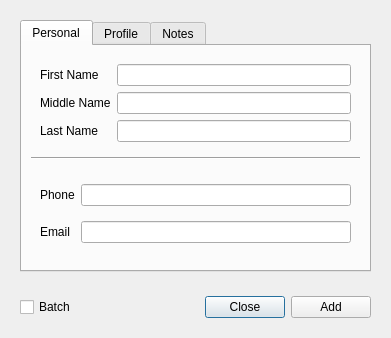
<?xml version="1.0" encoding="UTF-8"?>
<ui version="4.0">
 <class>AddBrotherWindow</class>
 <widget class="QDialog" name="AddBrotherWindow">
  <property name="geometry">
   <rect>
    <x>0</x>
    <y>0</y>
    <width>391</width>
    <height>338</height>
   </rect>
  </property>
  <property name="windowTitle">
   <string>Add Brother</string>
  </property>
  <layout class="QGridLayout" name="gridLayout_2">
   <item row="0" column="0">
    <widget class="QFrame" name="frame_7">
     <property name="frameShape">
      <enum>QFrame::NoFrame</enum>
     </property>
     <property name="frameShadow">
      <enum>QFrame::Plain</enum>
     </property>
     <layout class="QVBoxLayout" name="verticalLayout">
      <item>
       <widget class="QTabWidget" name="tabWidget">
        <property name="currentIndex">
         <number>0</number>
        </property>
        <widget class="QWidget" name="tab">
         <attribute name="title">
          <string>Personal</string>
         </attribute>
         <layout class="QGridLayout" name="gridLayout_3">
          <item row="1" column="0">
           <widget class="Line" name="line">
            <property name="orientation">
             <enum>Qt::Horizontal</enum>
            </property>
           </widget>
          </item>
          <item row="0" column="0">
           <widget class="QFrame" name="frame_2">
            <property name="layoutDirection">
             <enum>Qt::LeftToRight</enum>
            </property>
            <property name="frameShape">
             <enum>QFrame::NoFrame</enum>
            </property>
            <property name="frameShadow">
             <enum>QFrame::Plain</enum>
            </property>
            <layout class="QGridLayout" name="gridLayout">
             <item row="5" column="0">
              <widget class="QLabel" name="label_3">
               <property name="text">
                <string>Last Name</string>
               </property>
               <property name="wordWrap">
                <bool>false</bool>
               </property>
              </widget>
             </item>
             <item row="0" column="0">
              <widget class="QLabel" name="label">
               <property name="text">
                <string>First Name</string>
               </property>
               <property name="wordWrap">
                <bool>false</bool>
               </property>
              </widget>
             </item>
             <item row="3" column="0">
              <widget class="QLabel" name="label_2">
               <property name="text">
                <string>Middle Name</string>
               </property>
               <property name="wordWrap">
                <bool>false</bool>
               </property>
              </widget>
             </item>
             <item row="0" column="1">
              <widget class="QLineEdit" name="line_f_name"/>
             </item>
             <item row="3" column="1">
              <widget class="QLineEdit" name="line_m_name"/>
             </item>
             <item row="5" column="1">
              <widget class="QLineEdit" name="line_l_name"/>
             </item>
            </layout>
           </widget>
          </item>
          <item row="2" column="0">
           <widget class="QFrame" name="frame_3">
            <property name="frameShape">
             <enum>QFrame::NoFrame</enum>
            </property>
            <property name="frameShadow">
             <enum>QFrame::Plain</enum>
            </property>
            <layout class="QGridLayout" name="gridLayout_4">
             <item row="0" column="0">
              <widget class="QLabel" name="label_4">
               <property name="text">
                <string>Phone</string>
               </property>
              </widget>
             </item>
             <item row="0" column="1">
              <widget class="QLineEdit" name="line_phone"/>
             </item>
             <item row="1" column="0">
              <widget class="QLabel" name="label_5">
               <property name="text">
                <string>Email</string>
               </property>
              </widget>
             </item>
             <item row="1" column="1">
              <widget class="QLineEdit" name="line_email"/>
             </item>
            </layout>
           </widget>
          </item>
         </layout>
        </widget>
        <widget class="QWidget" name="tab_2">
         <attribute name="title">
          <string>Profile</string>
         </attribute>
         <layout class="QGridLayout" name="gridLayout_7">
          <item row="0" column="0">
           <widget class="QFrame" name="frame_4">
            <property name="frameShape">
             <enum>QFrame::NoFrame</enum>
            </property>
            <property name="frameShadow">
             <enum>QFrame::Plain</enum>
            </property>
            <layout class="QGridLayout" name="gridLayout_8">
             <item row="0" column="0">
              <widget class="QLabel" name="label_6">
               <property name="text">
                <string>Congregation</string>
               </property>
              </widget>
             </item>
             <item row="0" column="1">
              <widget class="QComboBox" name="combo_congregation"/>
             </item>
             <item row="1" column="0">
              <widget class="QLabel" name="label_7">
               <property name="text">
                <string>Responsibility</string>
               </property>
              </widget>
             </item>
             <item row="1" column="1">
              <widget class="QComboBox" name="combo_publisher">
               <item>
                <property name="text">
                 <string>Elder</string>
                </property>
               </item>
               <item>
                <property name="text">
                 <string>Ministerial Servant</string>
                </property>
               </item>
               <item>
                <property name="text">
                 <string>Publisher</string>
                </property>
               </item>
              </widget>
             </item>
            </layout>
           </widget>
          </item>
          <item row="1" column="0">
           <widget class="Line" name="line_2">
            <property name="orientation">
             <enum>Qt::Horizontal</enum>
            </property>
           </widget>
          </item>
          <item row="2" column="0">
           <widget class="QFrame" name="frame_5">
            <property name="frameShape">
             <enum>QFrame::NoFrame</enum>
            </property>
            <property name="frameShadow">
             <enum>QFrame::Plain</enum>
            </property>
            <layout class="QGridLayout" name="gridLayout_9">
             <item row="0" column="0" colspan="3">
              <widget class="QLabel" name="label_8">
               <property name="text">
                <string>Brother serves in the following capacity:</string>
               </property>
               <property name="wordWrap">
                <bool>true</bool>
               </property>
              </widget>
             </item>
             <item row="1" column="0">
              <widget class="QCheckBox" name="check_chairman">
               <property name="text">
                <string>Chairman</string>
               </property>
              </widget>
             </item>
             <item row="1" column="1">
              <widget class="QCheckBox" name="check_speaker">
               <property name="text">
                <string>Speaker</string>
               </property>
              </widget>
             </item>
             <item row="1" column="2">
              <widget class="QCheckBox" name="check_talkC">
               <property name="text">
                <string>Talk Coordinator</string>
               </property>
              </widget>
             </item>
            </layout>
           </widget>
          </item>
         </layout>
        </widget>
        <widget class="QWidget" name="tab_3">
         <attribute name="title">
          <string>Notes</string>
         </attribute>
         <layout class="QGridLayout" name="gridLayout_5">
          <item row="0" column="0">
           <widget class="QFrame" name="frame_6">
            <property name="frameShape">
             <enum>QFrame::NoFrame</enum>
            </property>
            <property name="frameShadow">
             <enum>QFrame::Plain</enum>
            </property>
            <layout class="QGridLayout" name="gridLayout_6">
             <item row="0" column="0">
              <widget class="QTextEdit" name="text_note"/>
             </item>
            </layout>
           </widget>
          </item>
         </layout>
        </widget>
       </widget>
      </item>
     </layout>
    </widget>
   </item>
   <item row="1" column="0">
    <widget class="QFrame" name="frame">
     <property name="frameShape">
      <enum>QFrame::NoFrame</enum>
     </property>
     <property name="frameShadow">
      <enum>QFrame::Plain</enum>
     </property>
     <layout class="QHBoxLayout" name="horizontalLayout">
      <item>
       <widget class="QCheckBox" name="check_batch">
        <property name="enabled">
         <bool>true</bool>
        </property>
        <property name="text">
         <string>Batch</string>
        </property>
       </widget>
      </item>
      <item>
       <spacer name="horizontalSpacer">
        <property name="orientation">
         <enum>Qt::Horizontal</enum>
        </property>
        <property name="sizeHint" stdset="0">
         <size>
          <width>40</width>
          <height>20</height>
         </size>
        </property>
       </spacer>
      </item>
      <item>
       <widget class="QPushButton" name="button_close">
        <property name="text">
         <string>Close</string>
        </property>
       </widget>
      </item>
      <item>
       <widget class="QPushButton" name="button_add">
        <property name="text">
         <string>Add</string>
        </property>
       </widget>
      </item>
     </layout>
    </widget>
   </item>
  </layout>
 </widget>
 <tabstops>
  <tabstop>tabWidget</tabstop>
  <tabstop>line_f_name</tabstop>
  <tabstop>line_m_name</tabstop>
  <tabstop>line_l_name</tabstop>
  <tabstop>line_phone</tabstop>
  <tabstop>line_email</tabstop>
  <tabstop>combo_congregation</tabstop>
  <tabstop>combo_publisher</tabstop>
  <tabstop>check_chairman</tabstop>
  <tabstop>check_speaker</tabstop>
  <tabstop>check_talkC</tabstop>
  <tabstop>text_note</tabstop>
  <tabstop>button_close</tabstop>
  <tabstop>button_add</tabstop>
  <tabstop>check_batch</tabstop>
 </tabstops>
 <resources/>
 <connections>
  <connection>
   <sender>button_close</sender>
   <signal>clicked()</signal>
   <receiver>AddBrotherWindow</receiver>
   <slot>close()</slot>
   <hints>
    <hint type="sourcelabel">
     <x>238</x>
     <y>305</y>
    </hint>
    <hint type="destinationlabel">
     <x>195</x>
     <y>168</y>
    </hint>
   </hints>
  </connection>
 </connections>
</ui>
